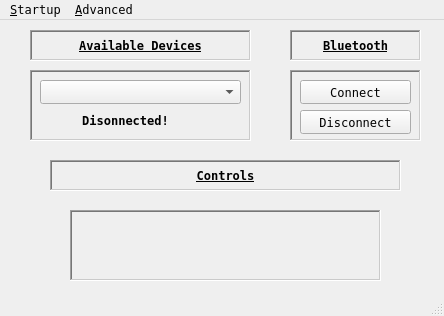
<?xml version="1.0" encoding="UTF-8"?>
<ui version="4.0">
 <class>PhoneAudioLink</class>
 <widget class="QMainWindow" name="PhoneAudioLink">
  <property name="geometry">
   <rect>
    <x>0</x>
    <y>0</y>
    <width>444</width>
    <height>316</height>
   </rect>
  </property>
  <property name="windowTitle">
   <string>PhoneAudioLink</string>
  </property>
  <widget class="QWidget" name="centralwidget">
   <widget class="QLabel" name="label">
    <property name="geometry">
     <rect>
      <x>30</x>
      <y>10</y>
      <width>221</width>
      <height>31</height>
     </rect>
    </property>
    <property name="font">
     <font>
      <family>Terminal</family>
      <bold>true</bold>
      <underline>true</underline>
     </font>
    </property>
    <property name="frameShape">
     <enum>QFrame::Shape::WinPanel</enum>
    </property>
    <property name="frameShadow">
     <enum>QFrame::Shadow::Sunken</enum>
    </property>
    <property name="text">
     <string>Available Devices</string>
    </property>
    <property name="textFormat">
     <enum>Qt::TextFormat::RichText</enum>
    </property>
    <property name="alignment">
     <set>Qt::AlignmentFlag::AlignCenter</set>
    </property>
    <property name="textInteractionFlags">
     <set>Qt::TextInteractionFlag::LinksAccessibleByMouse|Qt::TextInteractionFlag::TextSelectableByMouse</set>
    </property>
   </widget>
   <widget class="QPushButton" name="connect">
    <property name="geometry">
     <rect>
      <x>300</x>
      <y>60</y>
      <width>111</width>
      <height>24</height>
     </rect>
    </property>
    <property name="font">
     <font>
      <family>Terminal</family>
     </font>
    </property>
    <property name="text">
     <string>Connect</string>
    </property>
   </widget>
   <widget class="QLabel" name="label_2">
    <property name="geometry">
     <rect>
      <x>290</x>
      <y>10</y>
      <width>131</width>
      <height>31</height>
     </rect>
    </property>
    <property name="font">
     <font>
      <family>Terminal</family>
      <italic>false</italic>
      <bold>true</bold>
      <underline>true</underline>
     </font>
    </property>
    <property name="frameShape">
     <enum>QFrame::Shape::WinPanel</enum>
    </property>
    <property name="frameShadow">
     <enum>QFrame::Shadow::Sunken</enum>
    </property>
    <property name="text">
     <string>Bluetooth</string>
    </property>
    <property name="textFormat">
     <enum>Qt::TextFormat::RichText</enum>
    </property>
    <property name="alignment">
     <set>Qt::AlignmentFlag::AlignCenter</set>
    </property>
   </widget>
   <widget class="QFrame" name="frame">
    <property name="geometry">
     <rect>
      <x>290</x>
      <y>50</y>
      <width>131</width>
      <height>71</height>
     </rect>
    </property>
    <property name="frameShape">
     <enum>QFrame::Shape::WinPanel</enum>
    </property>
    <property name="frameShadow">
     <enum>QFrame::Shadow::Sunken</enum>
    </property>
    <widget class="QPushButton" name="disconnect">
     <property name="geometry">
      <rect>
       <x>10</x>
       <y>40</y>
       <width>111</width>
       <height>24</height>
      </rect>
     </property>
     <property name="font">
      <font>
       <family>Terminal</family>
      </font>
     </property>
     <property name="text">
      <string>Disconnect</string>
     </property>
    </widget>
   </widget>
   <widget class="QFrame" name="frame_2">
    <property name="geometry">
     <rect>
      <x>30</x>
      <y>50</y>
      <width>221</width>
      <height>71</height>
     </rect>
    </property>
    <property name="frameShape">
     <enum>QFrame::Shape::WinPanel</enum>
    </property>
    <property name="frameShadow">
     <enum>QFrame::Shadow::Sunken</enum>
    </property>
    <widget class="QComboBox" name="deviceComboBox">
     <property name="geometry">
      <rect>
       <x>10</x>
       <y>10</y>
       <width>201</width>
       <height>24</height>
      </rect>
     </property>
    </widget>
    <widget class="QLabel" name="dcLabel">
     <property name="geometry">
      <rect>
       <x>20</x>
       <y>40</y>
       <width>151</width>
       <height>21</height>
      </rect>
     </property>
     <property name="font">
      <font>
       <family>Terminal</family>
       <bold>true</bold>
      </font>
     </property>
     <property name="text">
      <string>Disonnected!</string>
     </property>
     <property name="textFormat">
      <enum>Qt::TextFormat::RichText</enum>
     </property>
     <property name="alignment">
      <set>Qt::AlignmentFlag::AlignCenter</set>
     </property>
     <property name="textInteractionFlags">
      <set>Qt::TextInteractionFlag::LinksAccessibleByMouse|Qt::TextInteractionFlag::TextSelectableByMouse</set>
     </property>
    </widget>
    <widget class="QPushButton" name="refresh">
     <property name="geometry">
      <rect>
       <x>170</x>
       <y>40</y>
       <width>21</width>
       <height>21</height>
      </rect>
     </property>
     <property name="text">
      <string/>
     </property>
     <property name="icon">
      <iconset theme="QIcon::ThemeIcon::SyncSynchronizing"/>
     </property>
     <property name="flat">
      <bool>true</bool>
     </property>
    </widget>
   </widget>
   <widget class="QFrame" name="frame_3">
    <property name="geometry">
     <rect>
      <x>70</x>
      <y>190</y>
      <width>311</width>
      <height>71</height>
     </rect>
    </property>
    <property name="frameShape">
     <enum>QFrame::Shape::WinPanel</enum>
    </property>
    <property name="frameShadow">
     <enum>QFrame::Shadow::Sunken</enum>
    </property>
    <widget class="AnimatedButton" name="playPause">
     <property name="geometry">
      <rect>
       <x>140</x>
       <y>20</y>
       <width>31</width>
       <height>31</height>
      </rect>
     </property>
     <property name="text">
      <string/>
     </property>
     <property name="flat">
      <bool>true</bool>
     </property>
    </widget>
    <widget class="QPushButton" name="forward">
     <property name="geometry">
      <rect>
       <x>220</x>
       <y>20</y>
       <width>31</width>
       <height>31</height>
      </rect>
     </property>
     <property name="text">
      <string/>
     </property>
     <property name="flat">
      <bool>true</bool>
     </property>
    </widget>
    <widget class="QPushButton" name="back">
     <property name="geometry">
      <rect>
       <x>60</x>
       <y>20</y>
       <width>31</width>
       <height>31</height>
      </rect>
     </property>
     <property name="text">
      <string/>
     </property>
     <property name="flat">
      <bool>true</bool>
     </property>
    </widget>
   </widget>
   <widget class="QLabel" name="label_3">
    <property name="geometry">
     <rect>
      <x>50</x>
      <y>140</y>
      <width>351</width>
      <height>31</height>
     </rect>
    </property>
    <property name="font">
     <font>
      <family>Terminal</family>
      <bold>true</bold>
      <underline>true</underline>
     </font>
    </property>
    <property name="frameShape">
     <enum>QFrame::Shape::WinPanel</enum>
    </property>
    <property name="frameShadow">
     <enum>QFrame::Shadow::Sunken</enum>
    </property>
    <property name="text">
     <string>Controls</string>
    </property>
    <property name="alignment">
     <set>Qt::AlignmentFlag::AlignCenter</set>
    </property>
   </widget>
   <zorder>frame_3</zorder>
   <zorder>frame_2</zorder>
   <zorder>frame</zorder>
   <zorder>label</zorder>
   <zorder>connect</zorder>
   <zorder>label_2</zorder>
   <zorder>label_3</zorder>
  </widget>
  <widget class="QMenuBar" name="menubar">
   <property name="geometry">
    <rect>
     <x>0</x>
     <y>0</y>
     <width>444</width>
     <height>17</height>
    </rect>
   </property>
   <property name="font">
    <font>
     <family>Terminal</family>
    </font>
   </property>
   <widget class="QMenu" name="menuStartup">
    <property name="font">
     <font>
      <family>Terminal</family>
     </font>
    </property>
    <property name="autoFillBackground">
     <bool>false</bool>
    </property>
    <property name="title">
     <string>&amp;Startup</string>
    </property>
    <addaction name="actionStart_Program_Minimized"/>
    <addaction name="action_Connect_Automatically_on_Program_Start"/>
    <addaction name="actionStart_Program_on_Login"/>
    <addaction name="separator"/>
    <addaction name="actionProgram_Version"/>
   </widget>
   <widget class="QMenu" name="menuAdvanced">
    <property name="title">
     <string>&amp;Advanced</string>
    </property>
    <addaction name="compatAction"/>
   </widget>
   <addaction name="menuStartup"/>
   <addaction name="menuAdvanced"/>
  </widget>
  <widget class="QStatusBar" name="statusbar"/>
  <action name="actionStart_Program_Minimized">
   <property name="checkable">
    <bool>true</bool>
   </property>
   <property name="text">
    <string>Start Program &amp;Minimized</string>
   </property>
   <property name="font">
    <font>
     <family>Terminal</family>
    </font>
   </property>
  </action>
  <action name="actionStart_Program_on_Login">
   <property name="checkable">
    <bool>false</bool>
   </property>
   <property name="icon">
    <iconset theme="QIcon::ThemeIcon::DialogInformation"/>
   </property>
   <property name="text">
    <string>Start Program on &amp;Login</string>
   </property>
   <property name="font">
    <font>
     <family>Terminal</family>
    </font>
   </property>
  </action>
  <action name="action_Connect_Automatically_on_Program_Start">
   <property name="checkable">
    <bool>true</bool>
   </property>
   <property name="text">
    <string>&amp;Connect Automatically on Program Start</string>
   </property>
   <property name="font">
    <font>
     <family>Terminal</family>
    </font>
   </property>
  </action>
  <action name="actionProgram_Version">
   <property name="icon">
    <iconset theme="QIcon::ThemeIcon::DialogInformation"/>
   </property>
   <property name="text">
    <string>Program &amp;Version</string>
   </property>
   <property name="font">
    <font>
     <family>Terminal</family>
    </font>
   </property>
  </action>
  <action name="compatAction">
   <property name="checkable">
    <bool>true</bool>
   </property>
   <property name="text">
    <string>&amp;Mazimize Bluetooth Compatability</string>
   </property>
   <property name="toolTip">
    <string>Enable if your device isn't showing up.</string>
   </property>
  </action>
 </widget>
 <customwidgets>
  <customwidget>
   <class>AnimatedButton</class>
   <extends>QPushButton</extends>
   <header location="global">animatedbutton.h</header>
  </customwidget>
 </customwidgets>
 <resources/>
 <connections/>
</ui>
